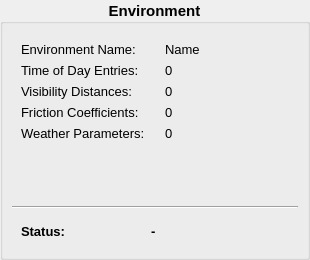
<?xml version="1.0" encoding="UTF-8"?>
<ui version="4.0">
 <class>EnvironmentDisplayView</class>
 <widget class="QWidget" name="EnvironmentDisplayView">
  <property name="geometry">
   <rect>
    <x>0</x>
    <y>0</y>
    <width>310</width>
    <height>260</height>
   </rect>
  </property>
  <property name="windowTitle">
   <string>Form</string>
  </property>
  <property name="styleSheet">
   <string notr="true"/>
  </property>
  <layout class="QVBoxLayout" name="verticalLayout_2">
   <property name="leftMargin">
    <number>0</number>
   </property>
   <property name="topMargin">
    <number>0</number>
   </property>
   <property name="rightMargin">
    <number>0</number>
   </property>
   <property name="bottomMargin">
    <number>0</number>
   </property>
   <item>
    <widget class="QGroupBox" name="groupBox">
     <property name="font">
      <font>
       <pointsize>11</pointsize>
       <weight>75</weight>
       <bold>true</bold>
      </font>
     </property>
     <property name="styleSheet">
      <string notr="true"/>
     </property>
     <property name="title">
      <string>Environment</string>
     </property>
     <property name="alignment">
      <set>Qt::AlignCenter</set>
     </property>
     <layout class="QVBoxLayout" name="verticalLayout">
      <item>
       <widget class="QWidget" name="Content" native="true">
        <property name="font">
         <font>
          <pointsize>10</pointsize>
          <weight>50</weight>
          <bold>false</bold>
         </font>
        </property>
        <layout class="QFormLayout" name="formLayout">
         <property name="formAlignment">
          <set>Qt::AlignLeading|Qt::AlignLeft|Qt::AlignTop</set>
         </property>
         <property name="horizontalSpacing">
          <number>20</number>
         </property>
         <item row="0" column="0">
          <widget class="QLabel" name="TrafficName_label">
           <property name="font">
            <font>
             <pointsize>10</pointsize>
            </font>
           </property>
           <property name="text">
            <string>Environment Name:</string>
           </property>
          </widget>
         </item>
         <item row="0" column="1">
          <widget class="QLabel" name="EnvironmentName">
           <property name="font">
            <font>
             <pointsize>10</pointsize>
            </font>
           </property>
           <property name="text">
            <string>Name</string>
           </property>
          </widget>
         </item>
         <item row="1" column="0">
          <widget class="QLabel" name="TimeOfDay_label">
           <property name="font">
            <font>
             <pointsize>10</pointsize>
            </font>
           </property>
           <property name="text">
            <string>Time of Day Entries:</string>
           </property>
          </widget>
         </item>
         <item row="1" column="1">
          <widget class="QLabel" name="TimeOfDay">
           <property name="font">
            <font>
             <pointsize>10</pointsize>
            </font>
           </property>
           <property name="text">
            <string>0</string>
           </property>
          </widget>
         </item>
         <item row="2" column="0">
          <widget class="QLabel" name="Visibility_label">
           <property name="font">
            <font>
             <pointsize>10</pointsize>
            </font>
           </property>
           <property name="text">
            <string>Visibility Distances:</string>
           </property>
           <property name="alignment">
            <set>Qt::AlignLeading|Qt::AlignLeft|Qt::AlignVCenter</set>
           </property>
          </widget>
         </item>
         <item row="2" column="1">
          <widget class="QLabel" name="Visibility">
           <property name="font">
            <font>
             <pointsize>10</pointsize>
            </font>
           </property>
           <property name="text">
            <string>0</string>
           </property>
          </widget>
         </item>
         <item row="3" column="0">
          <widget class="QLabel" name="Friction_label">
           <property name="font">
            <font>
             <pointsize>10</pointsize>
            </font>
           </property>
           <property name="text">
            <string>Friction Coefficients:</string>
           </property>
          </widget>
         </item>
         <item row="3" column="1">
          <widget class="QLabel" name="Friction">
           <property name="font">
            <font>
             <pointsize>10</pointsize>
            </font>
           </property>
           <property name="text">
            <string>0</string>
           </property>
          </widget>
         </item>
         <item row="4" column="0">
          <widget class="QLabel" name="Weather_label">
           <property name="font">
            <font>
             <pointsize>10</pointsize>
            </font>
           </property>
           <property name="text">
            <string>Weather Parameters:</string>
           </property>
          </widget>
         </item>
         <item row="4" column="1">
          <widget class="QLabel" name="Weather">
           <property name="font">
            <font>
             <pointsize>10</pointsize>
            </font>
           </property>
           <property name="text">
            <string>0</string>
           </property>
          </widget>
         </item>
        </layout>
       </widget>
      </item>
      <item>
       <spacer name="verticalSpacer">
        <property name="orientation">
         <enum>Qt::Vertical</enum>
        </property>
        <property name="sizeHint" stdset="0">
         <size>
          <width>20</width>
          <height>40</height>
         </size>
        </property>
       </spacer>
      </item>
      <item>
       <widget class="Line" name="line">
        <property name="orientation">
         <enum>Qt::Horizontal</enum>
        </property>
       </widget>
      </item>
      <item>
       <widget class="QWidget" name="StatusWidget" native="true">
        <layout class="QFormLayout" name="formLayout_2">
         <property name="horizontalSpacing">
          <number>85</number>
         </property>
         <item row="0" column="0">
          <widget class="QLabel" name="Status_label">
           <property name="font">
            <font>
             <pointsize>10</pointsize>
             <weight>75</weight>
             <bold>true</bold>
            </font>
           </property>
           <property name="text">
            <string>Status:</string>
           </property>
          </widget>
         </item>
         <item row="0" column="1">
          <widget class="QLabel" name="Status">
           <property name="font">
            <font>
             <pointsize>10</pointsize>
             <weight>75</weight>
             <bold>true</bold>
            </font>
           </property>
           <property name="text">
            <string>-</string>
           </property>
          </widget>
         </item>
        </layout>
       </widget>
      </item>
     </layout>
    </widget>
   </item>
  </layout>
 </widget>
 <resources/>
 <connections/>
</ui>
